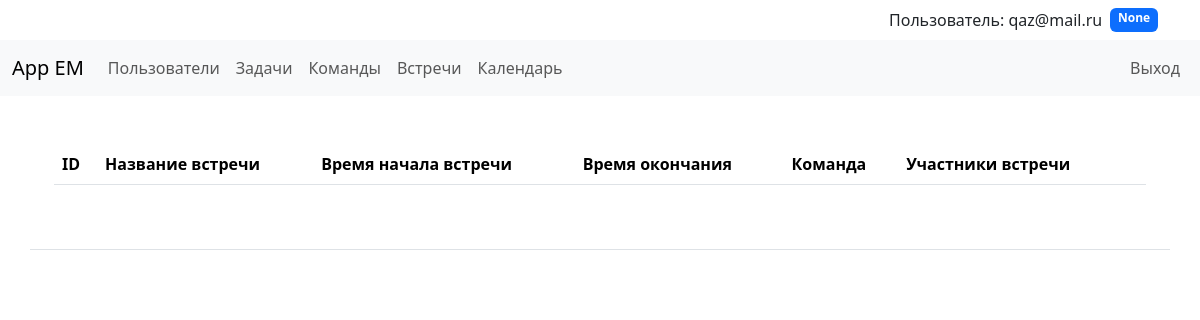
Page /meetings (signed in) on the earlier database version.
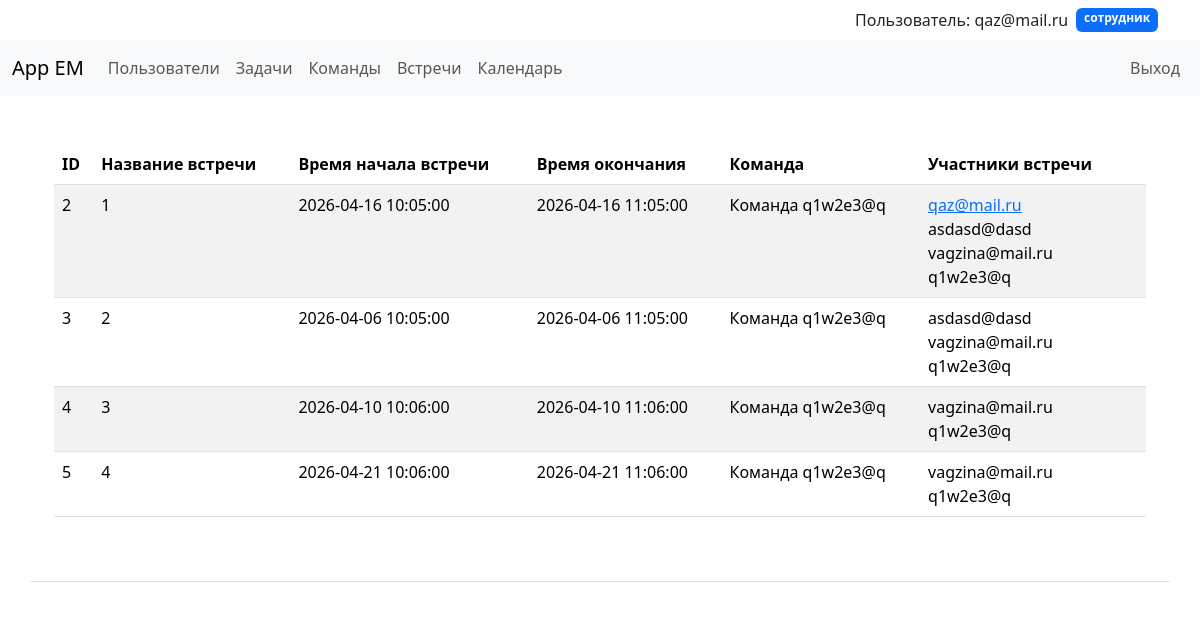
Same page on the later database version.
### app/users/models.py (models this page shows)
class UserModel(Base):
    __tablename__ = "users"
    id = Column(Integer, primary_key=True, index=True)
    email = Column(String, unique=True)
    role = Column(String, nullable=True)
    team_id = Column(Integer, ForeignKey("teams.id"), nullable=True)
    team = relationship("TeamModel")
    hash_password = Column(String)
    meetings = relationship(
        "MeetingModel", secondary=meeting_participants, back_populates="participants"
    )
    tasks = relationship("TaskModel")

### app/meetings/models.py (models this page shows)
class MeetingModel(Base):
    __tablename__ = "meetings"
    id = Column(Integer, primary_key=True, index=True)
    name = Column(String)
    datetime_beginning = Column(DateTime)
    datetime_end = Column(DateTime)
    team_id = Column(Integer, ForeignKey("teams.id"))
    team = relationship("TeamModel")
    participants = relationship(
        "UserModel", secondary=meeting_participants, back_populates="meetings"
    )

### app/teams/models.py (models this page shows)
class TeamModel(Base):
    __tablename__ = "teams"
    id = Column(Integer, primary_key=True, index=True)
    name = Column(String, unique=True)

### app/meetings/router.py (the view)
@router.get("/meetings", response_model=List[MeetingSchema])
async def get_meetings(
    request: Request,
    user_data: UserModel = Depends(get_current_user),
    db: Session = Depends(get_db),
):
    meetings_data = (
        db.query(MeetingModel).filter(MeetingModel.team_id == user_data.team_id).options(selectinload(MeetingModel.participants)).all()
    )
    return templates.TemplateResponse(
        request=request,
        name="meetings/meetings.html",
        context={"meetings_data": meetings_data, "current_user": user_data},
    )

### app/templates/meetings/meetings.html (shortened to what this page needs)
{% extends 'base.html' %}
{% block content %}
<div class="container mt-4">
<table class="table table-striped">
    <thead>
      <tr>
        <th>ID</th>
        <th>Название встречи</th>
        <th>Время начала встречи</th>
        <th>Время окончания</th>
        <th>Команда</th>
        <th>Участники встречи</th>
        <th></th>
      </tr>
    </thead>
    <tbody>
      {% for meeting in meetings_data %}
        <tr>
            <td>{{ meeting.id }}</td>
            <td>{{ meeting.name }}</td>
            <td>{{ meeting.datetime_beginning }}</td>
            <td>{{ meeting.datetime_end }}</td>
            <td>{{ meeting.team.name }}</td>
            <td>
                {% for user in meeting.participants %}
                  {% if current_user.role == 'админ команды' %}
                    <a href="{{ url_for('get_meetings_user', user_id=user.id) }}">{{ user.email }}</a>
                    <br>
                  {% else %}
                    {% if current_user.email == user.email %}
                      <a href="{{ url_for('get_meetings_user', user_id=user.id) }}">{{ user.email }}</a>
                      <br>
                    {% else %}
                      {{ user.email }}
                      <br>
                    {% endif %}
                  {% endif %}
                {% endfor %}
            </td>
            <td>
            </td>
      {% endfor %}
    </tbody>
  </table>
</div>
{% endblock %}

### app/templates/base.html (shortened to what this page needs)
<!DOCTYPE html>
<html lang="en">
  <head>
    <link href="https://cdn.jsdelivr.net/npm/bootstrap@5.3.3/dist/css/bootstrap.min.css" rel="stylesheet">
  </head>
  <body class="d-flex flex-column min-vh-100">
{% if current_user.email %}
    <div class="container">
        <div class="d-flex justify-content-end py-2">
            <span class="me-2">Пользователь: {{ current_user.email }}</span>
            <span class="badge bg-primary">{{ current_user.role }}</span>
        </div>
    </div>
{% else %}
    <div class="container">
        <div class="d-flex justify-content-end py-2">
            <p>Пользователь не вошёл в систему.</p>
        </div>
    </div>
{% endif %}
<nav class="navbar navbar-expand-lg navbar-light bg-light">
  <div class="container-fluid">
    <a class="navbar-brand" href="/">App EM</a>
    <div class="collapse navbar-collapse" id="navbarNav">
      <ul class="navbar-nav me-auto mb-2 mb-lg-0">
        <li class="nav-item">
          <a class="nav-link" href="/users/">Пользователи</a>
        </li>
        {% if current_user %}
        <li class="nav-item">
          <a class="nav-link" href="/tasks/">Задачи</a>
        </li>
        <li class="nav-item">
          <a class="nav-link" href="/teams/">Команды</a>
        </li>
        <li class="nav-item">
          <a class="nav-link" href="/meetings/">Встречи</a>
        </li>
        <li class="nav-item">
          <a class="nav-link" href="/user_calendar/">Календарь</a>
        </li>
        {% endif %}
      </ul>
      <ul class="navbar-nav">
        {% if not current_user %}
        <li class="nav-item">
          <a class="nav-link" href="/register-form/">Регистрация</a>
        </li>
        <li class="nav-item">
          <a class="nav-link"; href="/login-form/">Вход</a>
        </li>
        {% else %}
        <li class="nav-item">
          <form action="/logout/" method="post" class="d-flex">
            <button type="submit" class="btn btn-link nav-link">Выход</button>
          </form>
        </li>
        {% endif %}
      </ul>
    </div>
  </div>
</nav>
<div class="container mt-4">
{% block content%}{% endblock %}
</div>
    <footer>
      <div class="container my-5 pt-4 border-top">
      </div>
    </footer>
  </body>
</html>

Differences in the rows shown:
changed UserModel "qaz@mail.ru": role "None" → "сотрудник"
added MeetingModel: id "2", name "1", datetime_beginning "2026-04-16 10:05:00", datetime_end "2026-04-16 11:05:00", team.name "Команда q1w2e3@q", UserModel (email "qaz@mail.ru")
added UserModel: email "asdasd@dasd"
added UserModel: email "vagzina@mail.ru"
added UserModel: email "q1w2e3@q"
added MeetingModel: id "3", name "2", datetime_beginning "2026-04-06 10:05:00", datetime_end "2026-04-06 11:05:00", team.name "Команда q1w2e3@q"
added MeetingModel: id "4", name "3", datetime_beginning "2026-04-10 10:06:00", datetime_end "2026-04-10 11:06:00", team.name "Команда q1w2e3@q"
added MeetingModel: id "5", name "4", datetime_beginning "2026-04-21 10:06:00", datetime_end "2026-04-21 11:06:00", team.name "Команда q1w2e3@q"
